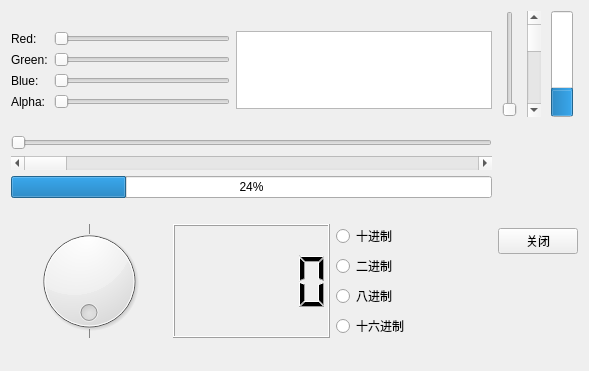
<?xml version="1.0" encoding="UTF-8"?>
<ui version="4.0">
 <class>Widget</class>
 <widget class="QWidget" name="Widget">
  <property name="geometry">
   <rect>
    <x>0</x>
    <y>0</y>
    <width>589</width>
    <height>371</height>
   </rect>
  </property>
  <property name="windowTitle">
   <string>Widget</string>
  </property>
  <layout class="QHBoxLayout" name="horizontalLayout_4">
   <item>
    <layout class="QHBoxLayout" name="horizontalLayout_3">
     <item>
      <layout class="QVBoxLayout" name="verticalLayout_3">
       <item>
        <layout class="QGridLayout" name="gridLayout">
         <item row="0" column="0">
          <widget class="QLabel" name="labelRed">
           <property name="text">
            <string>Red:</string>
           </property>
          </widget>
         </item>
         <item row="0" column="1">
          <widget class="QSlider" name="horizontalSliderRed">
           <property name="maximum">
            <number>255</number>
           </property>
           <property name="orientation">
            <enum>Qt::Horizontal</enum>
           </property>
          </widget>
         </item>
         <item row="0" column="2" rowspan="4">
          <widget class="QTextEdit" name="textEdit"/>
         </item>
         <item row="1" column="0">
          <widget class="QLabel" name="labelGreen">
           <property name="text">
            <string>Green:</string>
           </property>
          </widget>
         </item>
         <item row="1" column="1">
          <widget class="QSlider" name="horizontalSliderGreen">
           <property name="maximum">
            <number>255</number>
           </property>
           <property name="orientation">
            <enum>Qt::Horizontal</enum>
           </property>
          </widget>
         </item>
         <item row="2" column="0">
          <widget class="QLabel" name="labelBlue">
           <property name="text">
            <string>Blue:</string>
           </property>
          </widget>
         </item>
         <item row="2" column="1">
          <widget class="QSlider" name="horizontalSliderBlue">
           <property name="maximum">
            <number>255</number>
           </property>
           <property name="orientation">
            <enum>Qt::Horizontal</enum>
           </property>
          </widget>
         </item>
         <item row="3" column="0">
          <widget class="QLabel" name="labelAlpha">
           <property name="text">
            <string>Alpha:</string>
           </property>
          </widget>
         </item>
         <item row="3" column="1">
          <widget class="QSlider" name="horizontalSliderAlpha">
           <property name="maximum">
            <number>255</number>
           </property>
           <property name="orientation">
            <enum>Qt::Horizontal</enum>
           </property>
          </widget>
         </item>
        </layout>
       </item>
       <item>
        <layout class="QVBoxLayout" name="verticalLayout">
         <item>
          <widget class="QSlider" name="horizontalSlider_5">
           <property name="orientation">
            <enum>Qt::Horizontal</enum>
           </property>
          </widget>
         </item>
         <item>
          <widget class="QScrollBar" name="horizontalScrollBar">
           <property name="orientation">
            <enum>Qt::Horizontal</enum>
           </property>
          </widget>
         </item>
         <item>
          <widget class="QProgressBar" name="progressBar">
           <property name="value">
            <number>24</number>
           </property>
          </widget>
         </item>
        </layout>
       </item>
       <item>
        <layout class="QHBoxLayout" name="horizontalLayout">
         <item>
          <widget class="QDial" name="dial">
           <property name="maximum">
            <number>128</number>
           </property>
           <property name="orientation">
            <enum>Qt::Horizontal</enum>
           </property>
           <property name="invertedAppearance">
            <bool>false</bool>
           </property>
           <property name="invertedControls">
            <bool>false</bool>
           </property>
           <property name="wrapping">
            <bool>true</bool>
           </property>
           <property name="notchTarget">
            <double>100.000000000000000</double>
           </property>
           <property name="notchesVisible">
            <bool>true</bool>
           </property>
          </widget>
         </item>
         <item>
          <widget class="QLCDNumber" name="lcdNumber"/>
         </item>
         <item>
          <layout class="QVBoxLayout" name="verticalLayout_2">
           <item>
            <widget class="QRadioButton" name="radioButtonDec">
             <property name="text">
              <string>十进制</string>
             </property>
            </widget>
           </item>
           <item>
            <widget class="QRadioButton" name="radioButtonBin">
             <property name="text">
              <string>二进制</string>
             </property>
            </widget>
           </item>
           <item>
            <widget class="QRadioButton" name="radioButtonOct">
             <property name="text">
              <string>八进制</string>
             </property>
            </widget>
           </item>
           <item>
            <widget class="QRadioButton" name="radioButtonHex">
             <property name="text">
              <string>十六进制</string>
             </property>
            </widget>
           </item>
          </layout>
         </item>
        </layout>
       </item>
      </layout>
     </item>
     <item>
      <layout class="QGridLayout" name="gridLayout_2">
       <item row="0" column="0">
        <layout class="QHBoxLayout" name="horizontalLayout_2">
         <item>
          <widget class="QSlider" name="verticalSlider">
           <property name="orientation">
            <enum>Qt::Vertical</enum>
           </property>
          </widget>
         </item>
         <item>
          <widget class="QScrollBar" name="verticalScrollBar">
           <property name="orientation">
            <enum>Qt::Vertical</enum>
           </property>
          </widget>
         </item>
         <item>
          <widget class="QProgressBar" name="progressBar_2">
           <property name="value">
            <number>24</number>
           </property>
           <property name="orientation">
            <enum>Qt::Vertical</enum>
           </property>
           <property name="invertedAppearance">
            <bool>false</bool>
           </property>
           <property name="textDirection">
            <enum>QProgressBar::TopToBottom</enum>
           </property>
          </widget>
         </item>
        </layout>
       </item>
       <item row="1" column="0">
        <spacer name="verticalSpacer">
         <property name="orientation">
          <enum>Qt::Vertical</enum>
         </property>
         <property name="sizeHint" stdset="0">
          <size>
           <width>20</width>
           <height>40</height>
          </size>
         </property>
        </spacer>
       </item>
       <item row="2" column="0">
        <widget class="QPushButton" name="pushButton">
         <property name="text">
          <string>关闭</string>
         </property>
        </widget>
       </item>
       <item row="3" column="0">
        <spacer name="verticalSpacer_2">
         <property name="orientation">
          <enum>Qt::Vertical</enum>
         </property>
         <property name="sizeHint" stdset="0">
          <size>
           <width>20</width>
           <height>40</height>
          </size>
         </property>
        </spacer>
       </item>
      </layout>
     </item>
    </layout>
   </item>
  </layout>
 </widget>
 <layoutdefault spacing="6" margin="11"/>
 <resources/>
 <connections/>
</ui>
